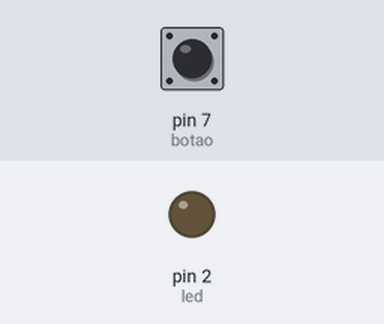
A sketch run on a simulated Arduino Uno, built with avr-gcc and run on an emulated ATmega328P. On the bench: output pins drawn as LEDs (lit = HIGH). The inputs (shaded band) are chosen by the test bench; at power-on: pin 7 (botao) HIGH.

Above: at 1.2 s.
1.3 s: pin 7 (botao) pulled LOW for 0.15 s
At 1.37 s:
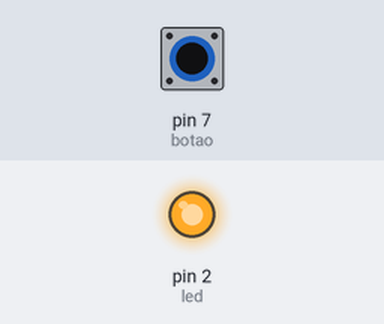
2.9 s: pin 7 (botao) pulled LOW for 3.2 s
At 7.2 s:
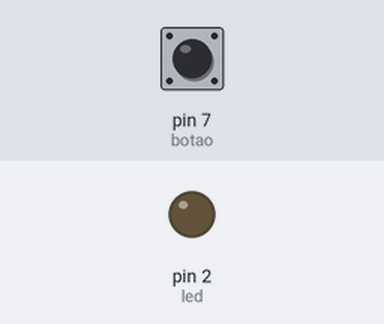
Timing chart, 0 to 8.7 s (numbered marks = the images above; inputs shaded):
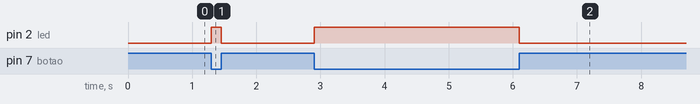

Measured:
- after the input at 1.3 s, pin 2 (led): LOW → HIGH at once, → LOW 0.15 s later
- after the input at 2.9 s, pin 2 (led): LOW → HIGH at once, → LOW 3.2 s later

The sketch:

Utilizando_Botoes_Pull_Up.ino
```cpp
// Esse código permite ligar e deseligar um LED por meio do uso de um botão.

#define led 2
#define botao 7

void setup(){
  pinMode(led, OUTPUT);
  pinMode(botao, INPUT);
}

void loop(){
  if(digitalRead(botao) == LOW){
    digitalWrite(led, HIGH);  // Liga o LED caso o botão esteja em nível lógico baixo (LOW).
  }
  else{
    digitalWrite(led, LOW);  // Desliga o LED caso o botão esteja em nível lógico alto (HIGH).
  }
}
```
